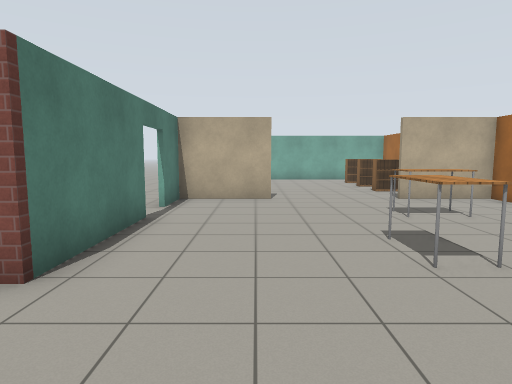
[1] (above)

14 first-person views from a walk through a world built for the Gazebo simulator. The camera is 1.3 m above the floor, tilts 6° down and sees 75° across. The floor is counted in squares, 1 m on a side. Each view is taken from the middle of a square. On the plan, view 1 faces up. The plan holds only what a view shows up to about 14 squares ahead; the rest is blank. Simple patterns stand in for the simulator's built-in surfaces.

[2]
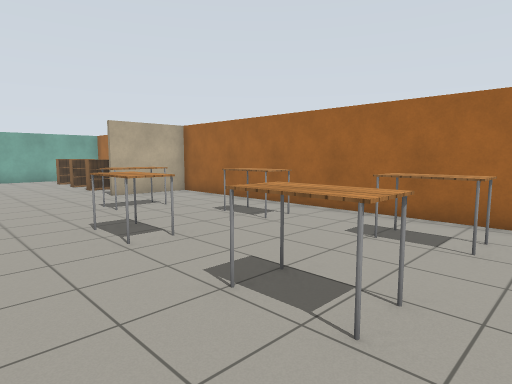

[3]
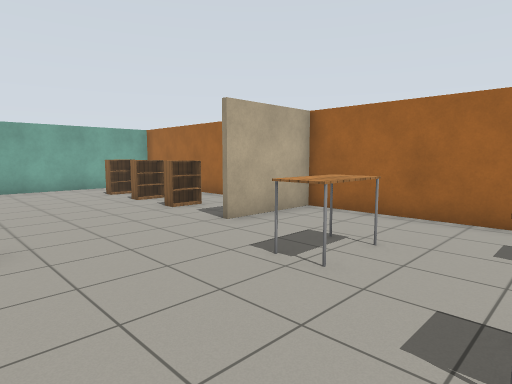

[4]
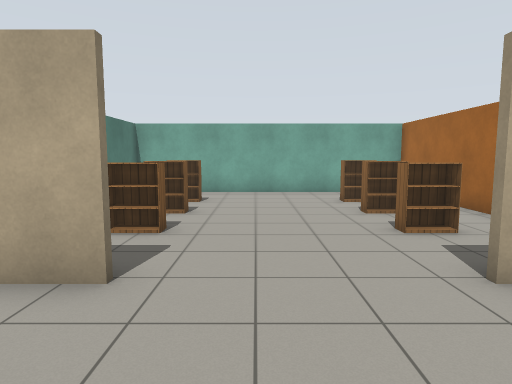

[5]
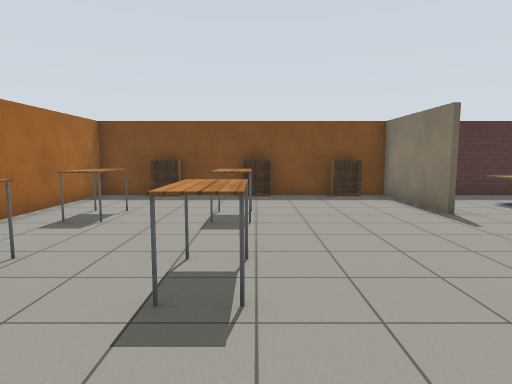

[6]
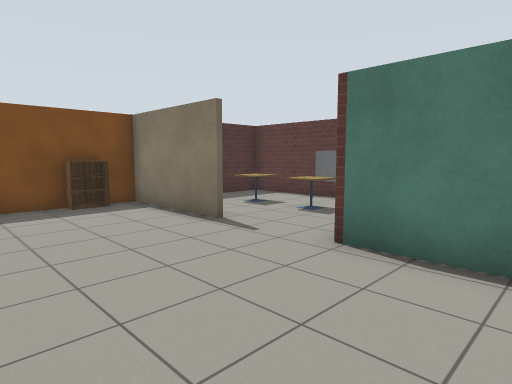

[7]
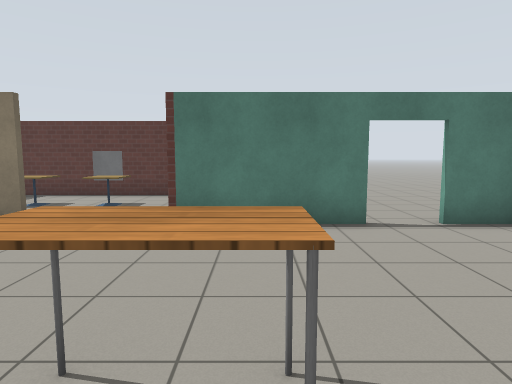

[8]
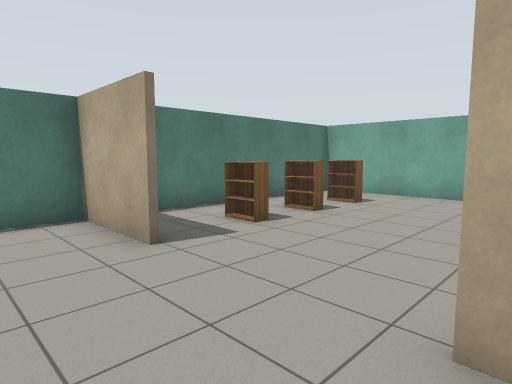

[9]
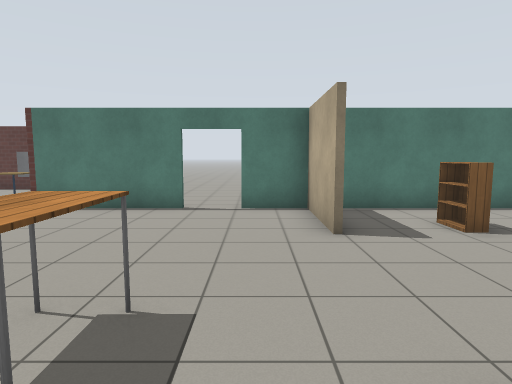

[10]
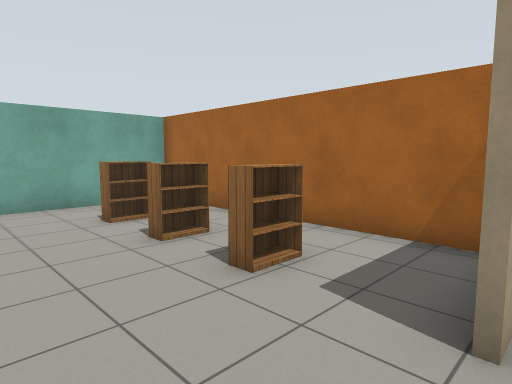

[11]
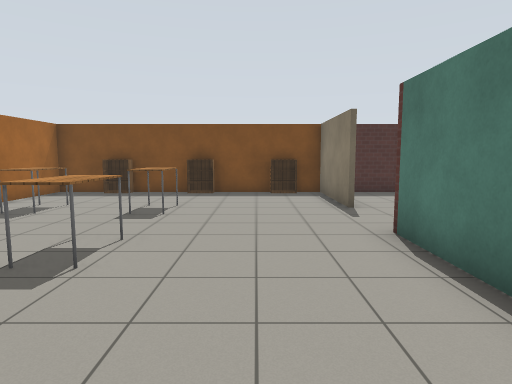

[12]
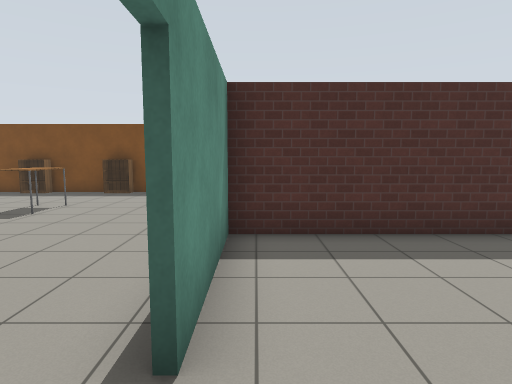

[13]
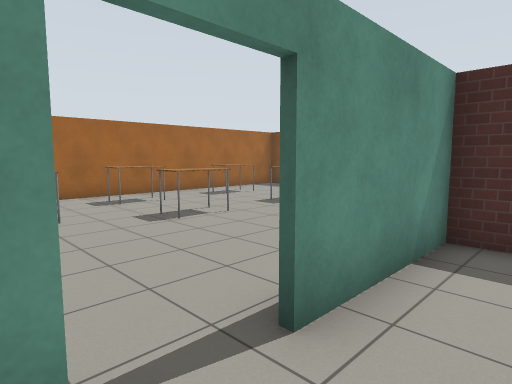

[14]
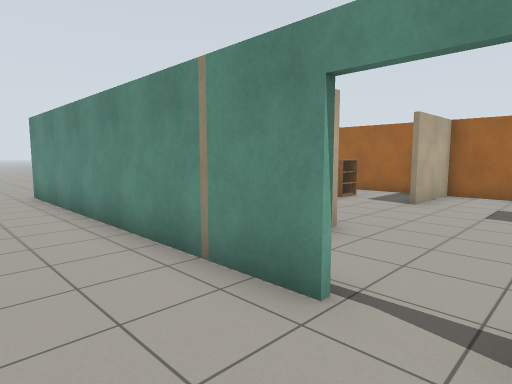

### Floor plan
Points are (right, up) in squares from view 1. A wall is a line through its corners. A room is listed if a view was taken in it or the views show most of it. See-through windows are left out.
Room 1 (views 1, 2, 3, 4, 5, 6, 7, 8, 9, 10, 11)
walls: (0.5, 10.3) (-2.4, 10.3) (-2.4, 8.6); (-2.4, 7.3) (-2.4, 3.3); (7.3, 10.9) (7.3, 19.3) (-2.4, 19.3) (-2.4, 11.1); (-2.4, 0.5) (-2.4, -3.4) (4.6, -3.4); (5.6, -3.4) (7.3, -3.4) (7.3, 10.3) (4.4, 10.3)
ways out: open door at (-2.5, 8) to room 2; opening at (-2, 1.5) to room 3
objects: bookshelf (-1, -3); bookshelf (0, 13); bookshelf (0, 15); bookshelf (0, 17); bookshelf (2, -3); table (2, 0) to (3, 1); table (2, 4) to (3, 5); table (3, 7) to (4, 8); table (5, 0) to (6, 1); table (5, 4) to (6, 5); bookshelf (5, 13); bookshelf (5, 15); bookshelf (5, 17)
Room 2 (views 12, 13, 14)
walls: (-2.5, 8.6) (-2.5, 19.5); (-7.4, 3.5) (-2.5, 3.5) (-2.5, 7.2)
ways out: open door at (-2.5, 8) to room 1
Room 3 (no view inside)
walls: (-7.4, 2) (-7.4, -3.4) (-3.6, -3.4)
ways out: opening at (-2, 1.5) to room 1
objects: window (-7, 0); cafe table (-5, -1); cafe table (-5, 1)

Positions as (right, up) in squares from view 1, and headings:
1: (0, 0), facing up
2: (0, -1), facing up-right
3: (0, 5), facing up-right
4: (2, 7), facing up
5: (2, 8), facing down
6: (2, 6), facing down-left
7: (4, 5), facing left
8: (5, 8), facing up-left
9: (6, 9), facing left
10: (2, 10), facing up-right
11: (0, 9), facing down
12: (-3, 9), facing down
13: (-4, 9), facing down-right
14: (-5, 7), facing up-right
